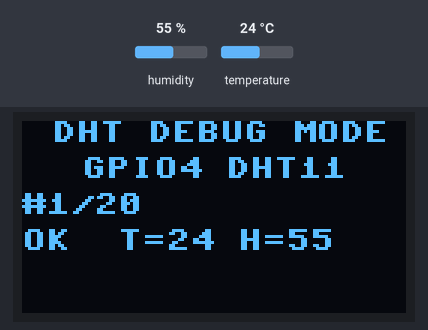
The program below on a simulated ESP32 board running MicroPython. Parts: 128×64 one-colour display. The test bench sets the inputs (shaded band); at power-on: humidity 55 %, temperature 24 °C. What the program prints to the serial console is not drawn. At 62.0 s the program stops and its outputs stay as they are.

Above: at 1.2 s.
1.3 s: humidity set to 22 %
At 4.8 s:
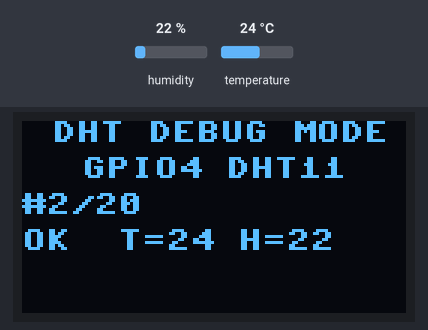
8.7 s: temperature set to 12 °C
At 11.6 s:
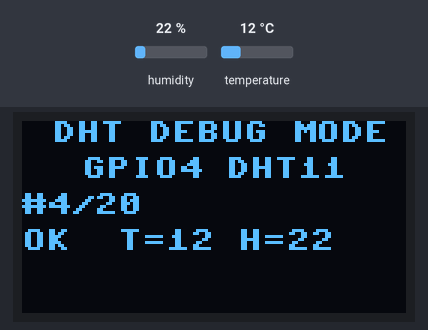
14.8 s: humidity set to 40 %
At 17.1 s:
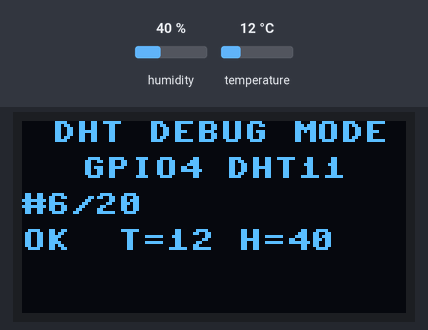
20.8 s: temperature set to 19 °C
At 29.5 s:
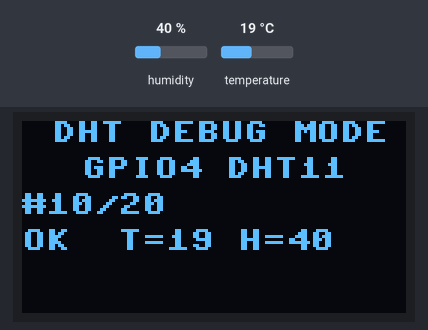
Timing chart, 0 to 31.0 s (numbered marks = the images above; inputs shaded):
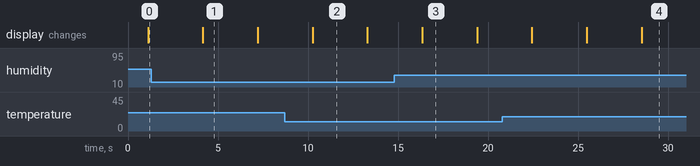

Measured:
- what the display in image 2 shows lasts 3.0 s, from 10.3 s to 13.3 s

The program:

debug_dht.py
```python
"""
DHT 传感器诊断脚本
直接在 OLED 上显示实时读取结果，无需看串口
用法: py -m mpremote connect COM3 run esp32_firmware/diagnostics/debug_dht.py
"""
import machine
import dht
import time
from machine import I2C, Pin
import sh1106

# 配置（与 config.py 一致）
DHT_PIN = 4
DHT_TYPE = "DHT11"
OLED_SDA = 21
OLED_SCL = 22

# 初始化 OLED
print("[DEBUG] Init OLED...")
try:
    i2c = I2C(0, scl=Pin(OLED_SCL), sda=Pin(OLED_SDA), freq=400000)
    oled = sh1106.SH1106_I2C(128, 64, i2c, addr=0x3C)
    oled.fill(0)
    oled.text("DHT DEBUG", 30, 0)
    oled.text("Init...", 40, 28)
    oled.show()
    has_oled = True
except Exception as e:
    print(f"[DEBUG] OLED failed: {e}")
    has_oled = False

# 初始化 DHT
print(f"[DEBUG] Init {DHT_TYPE} on GPIO{DHT_PIN}...")
pin = machine.Pin(DHT_PIN)
if DHT_TYPE == "DHT22":
    sensor = dht.DHT22(pin)
else:
    sensor = dht.DHT11(pin)

if has_oled:
    oled.fill(0)
    oled.text("DHT DEBUG MODE", 10, 0)
    oled.text("GPIO4 DHT11", 20, 12)
    oled.text("Reading...", 30, 28)
    oled.show()

time.sleep(1)

# 连续读取 20 次，每 3 秒一次
for i in range(20):
    status = ""
    try:
        sensor.measure()
        t = sensor.temperature()
        h = sensor.humidity()
        status = f"OK  T={t} H={h}"
        print(f"[{i+1:2d}/20] T={t}C  H={h}%")
    except OSError as e:
        status = f"ERR {e}"
        print(f"[{i+1:2d}/20] FAILED: {e}")

    if has_oled:
        oled.fill_rect(0, 24, 128, 40, 0)  # 清除下方区域
        oled.text(f"#{i+1}/20", 0, 24)
        # 状态可能太长，截断显示
        if len(status) > 16:
            oled.text(status[:16], 0, 36)
            oled.text(status[16:32], 0, 48)
        else:
            oled.text(status, 0, 36)
        oled.show()

    time.sleep(3)

if has_oled:
    oled.fill(0)
    oled.text("DEBUG DONE", 30, 28)
    oled.show()

print("[DEBUG] Test complete")
```
